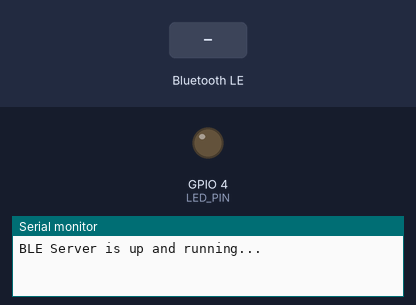
Simulated run of this sketch. Board: ESP32. Shown: output pins drawn as LEDs (lit = HIGH), the last lines printed to the serial monitor. Dashed ring = blinking. The test bench sets the inputs (shaded band). Nothing arrives over Bluetooth unless stated; a phone connects over Bluetooth LE 3 s after start.

Above: at 1.2 s.
1.3 s: Bluetooth LE write "FIND" received
At 2.1 s:
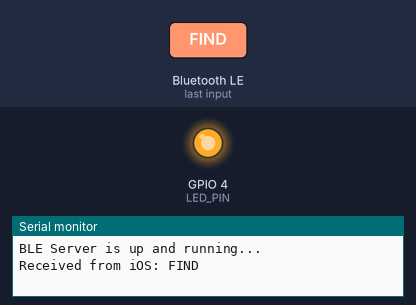
2.8 s: Bluetooth LE write "CONNECT" received
At 3.5 s:
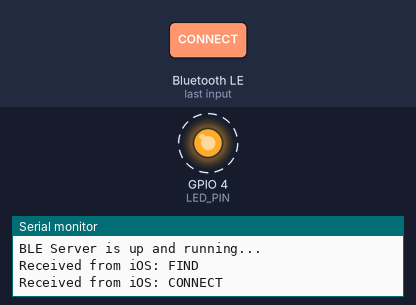
Timing chart, 0 to 5.8 s (numbered marks = the images above; inputs shaded):
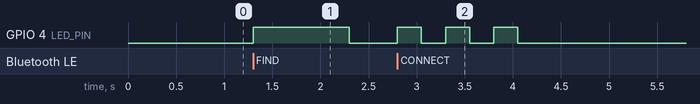

Measured:
- after the input at 1.3 s, GPIO 4 (LED_PIN): LOW → HIGH at once, → LOW 1.0 s later
- after the input at 2.8 s, GPIO 4 (LED_PIN): alternates HIGH for 0.25 s and LOW for 0.25 s, 6 changes in all, then stays LOW, starting at once

The sketch:

ESP32_BLE_Test.ino
```cpp
#include <BLEDevice.h>
#include <BLEServer.h>
#include <BLEUtils.h>
#include <BLE2902.h>

// Global BLE server and characteristic pointers
BLEServer* pServer = nullptr;
BLECharacteristic* pCharacteristic = nullptr;

bool deviceConnected = false;  // Track BLE connection status
uint32_t value = 0;             // Value to send via notifications

// UUIDs for the BLE service and characteristic (must match the ones used in the iOS app)
#define SERVICE_UUID        "4fafc201-1fb5-459e-8fcc-c5c9c331914b"
#define CHARACTERISTIC_UUID "beb5483e-36e1-4688-b7f5-ea07361b26a8"

#define LED_PIN 4  // GPIO4 (can also be referred to as D3 or A3 on some boards)

// Callback class that handles data written by the client (iOS)
class MyCharacteristicCallbacks : public BLECharacteristicCallbacks {
  void onWrite(BLECharacteristic* pCharacteristic) override {
    // Convert received data to String
    String rxValue = pCharacteristic->getValue().c_str();
    if (rxValue.length() > 0) {
      Serial.println("Received from iOS: " + rxValue);

      // If the received value is "FIND", blink the LED for 1 second
      if (rxValue == "FIND") {
        digitalWrite(LED_PIN, HIGH);   // Turn LED on
        delay(1000);                   // Keep it on for 1 second
        digitalWrite(LED_PIN, LOW);    // Turn LED off
      }

      if (rxValue == "CONNECT") {
        digitalWrite(LED_PIN, HIGH);
        delay(250);
        digitalWrite(LED_PIN, LOW);
        delay(250);
        digitalWrite(LED_PIN, HIGH);
        delay(250);
        digitalWrite(LED_PIN, LOW);
        delay(250);
        digitalWrite(LED_PIN, HIGH);
        delay(250);
        digitalWrite(LED_PIN, LOW);
      }
    }
  }
};

// Callback class to handle BLE connection/disconnection events
class MyServerCallbacks : public BLEServerCallbacks {
  void onConnect(BLEServer* pServer) override {
    deviceConnected = true;  // Set flag to true when a device connects
  }

  void onDisconnect(BLEServer* pServer) override {
    deviceConnected = false;  // Set flag to false when device disconnects
    BLEDevice::startAdvertising();  // Restart advertising so another device can connect
    Serial.println("Disconnected. Restart advertising...");
  }
};

void setup() {
  Serial.begin(115200);  // Start serial output for debugging

  // Configure the LED pin as output
  pinMode(LED_PIN, OUTPUT);
  digitalWrite(LED_PIN, LOW);  // Ensure LED is off initially

  // Initialize BLE device with a name
  BLEDevice::init("HaptiDrum_Foot_R");

  // Create BLE server and set its connection callbacks
  pServer = BLEDevice::createServer();
  pServer->setCallbacks(new MyServerCallbacks());

  // Create a BLE service with the defined UUID
  BLEService* pService = pServer->createService(SERVICE_UUID);

  // Create a characteristic within the service, supporting read/write/notify
  pCharacteristic = pService->createCharacteristic(
    CHARACTERISTIC_UUID,
    BLECharacteristic::PROPERTY_READ |
    BLECharacteristic::PROPERTY_WRITE |    // Enables receiving messages from iOS
    BLECharacteristic::PROPERTY_NOTIFY     // Enables sending notifications to iOS
  );

  // Assign our write callback to the characteristic
  pCharacteristic->setCallbacks(new MyCharacteristicCallbacks());

  // Add Client Characteristic Configuration Descriptor (CCCD) for notification
  pCharacteristic->addDescriptor(new BLE2902());

  // Start the service so it becomes visible to clients
  pService->start();

  // Start advertising to make the device discoverable
  BLEAdvertising* pAdvertising = BLEDevice::getAdvertising();
  pAdvertising->addServiceUUID(SERVICE_UUID);
  pAdvertising->setScanResponse(true);
  BLEDevice::startAdvertising();

  Serial.println("BLE Server is up and running...");
}

void loop() {
  if (deviceConnected) {
    // If a device is connected, send a notification every second
    pCharacteristic->setValue((uint8_t*)&value, 4);  // Send current value as binary
    pCharacteristic->notify();  // Notify connected client
    value++;                    // Increment value
    delay(1000);                // Wait 1 second
  } else {
    delay(100);  // If not connected, just idle
  }
}
```
